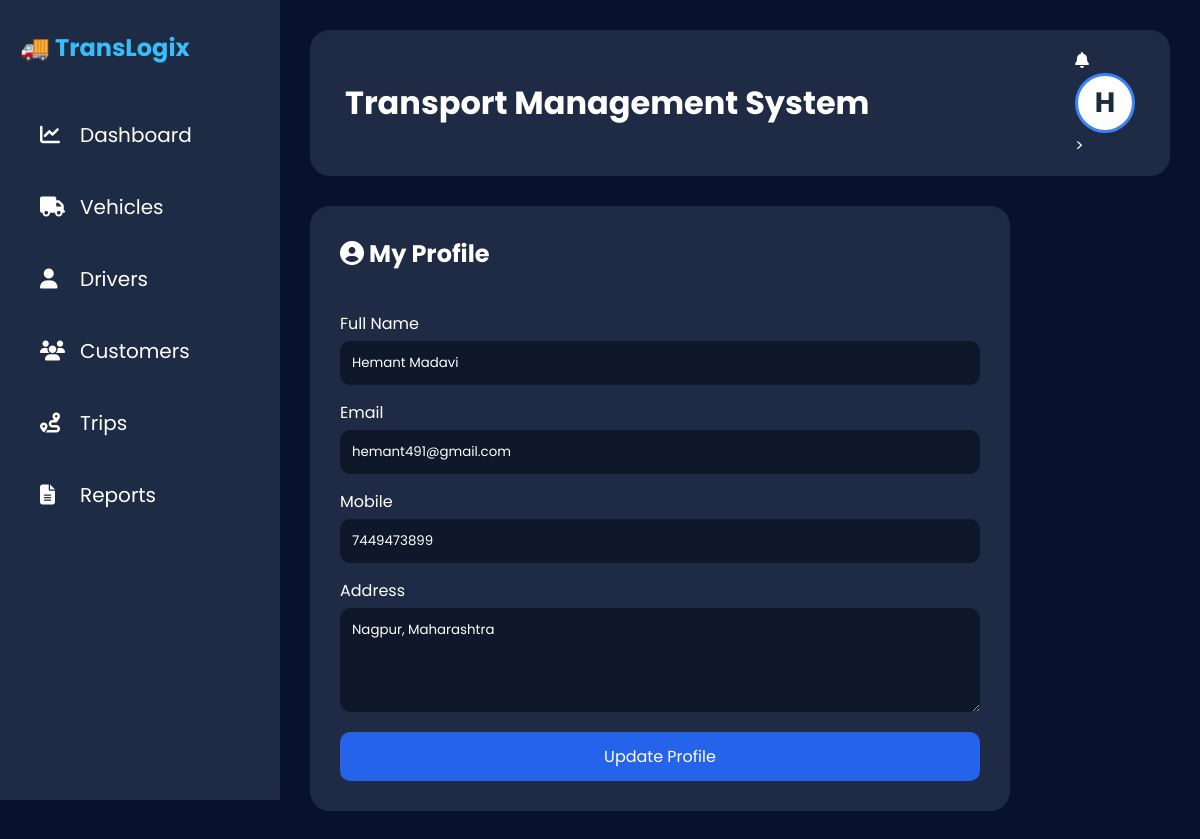
The page /profile (signed in) on the database its author committed.
### app.py (models this page shows)
class User(db.Model):
    id = db.Column(db.Integer, primary_key=True)
    username = db.Column(db.String(100), unique=True, nullable=False)
    password = db.Column(db.String(100), nullable=False)
    full_name = db.Column(db.String(100))
    email = db.Column(db.String(100))
    mobile = db.Column(db.String(20))
    address = db.Column(db.Text)

### app.py (the view, shortened to what this page needs)
@app.route("/profile", methods=["GET", "POST"])
def profile():
    user = User.query.get(session.get("user_id"))
    if not user:
        return redirect(url_for("login"))
    return render_template("profile.html", user=user)
    return render_template(
        "profile.html",
        user=user
    )

### app.py (called while the page is built)
@app.context_processor
def inject_user():
    user = None
    if session.get("user_id"):
        user = User.query.get(session["user_id"])
    return dict(current_user=user)

### templates/profile.html
{% extends "base.html" %}
{% block content %}
<div class="profile-card">
    <h2>
        <i class="fas fa-user-circle"></i>
        My Profile
    </h2>
    <form method="POST">
        <label>Full Name</label>
        <input
            type="text"
            name="full_name"
            value="{{ user.full_name or '' }}"
            required>
        <label>Email</label>
        <input
            type="email"
            name="email"
            value="{{ user.email or '' }}">
        <label>Mobile</label>
        <input
            type="text"
            name="mobile"
            value="{{ user.mobile or '' }}">
        <label>Address</label>
        <textarea
            name="address"
            rows="4">{{ user.address or '' }}</textarea>
        <button type="submit">
            Update Profile
        </button>
    </form>
</div>
{% endblock %}

### templates/base.html (shortened to what this page needs)
<!DOCTYPE html>
<html lang="en">
<head>
    <link rel="stylesheet"
          href="{{ url_for('static', filename='css/style.css') }}">
    <link rel="stylesheet"
          href="https://cdnjs.cloudflare.com/ajax/libs/font-awesome/6.5.1/css/all.min.css">
</head>
<body>
    <aside class="sidebar">
        <div class="logo">
            🚚 <span>TransLogix</span>
        </div>
        <ul class="sidebar-menu">
            <li>
                <a href="{{ url_for('dashboard') }}">
                    <i class="fas fa-chart-line"></i>
                    <span>Dashboard</span>
                </a>
            </li>
            <li>
                <a href="{{ url_for('vehicles') }}">
                    <i class="fas fa-truck"></i>
                    <span>Vehicles</span>
                </a>
            </li>
            <li>
                <a href="{{ url_for('drivers') }}">
                    <i class="fas fa-user"></i>
                    <span>Drivers</span>
                </a>
            </li>
            <li>
                <a href="{{ url_for('customers') }}">
                    <i class="fas fa-users"></i>
                    <span>Customers</span>
                </a>
            </li>
            <li>
                <a href="{{ url_for('trips') }}">
                    <i class="fas fa-route"></i>
                    <span>Trips</span>
                </a>
            </li>
            <li>
                <a href="{{ url_for('reports') }}">
                    <i class="fas fa-file-alt"></i>
                    <span>Reports</span>
                </a>
            </li>
        </ul>
    </aside>
    <main class="main-content">
        <div class="navbar">
            <div class="nav-title">
                <h1>Transport Management System</h1>
            </div>
            <div class="nav-right">
                <div class="notification">
                    <i class="fas fa-bell"></i>
                </div>
                <div class="profile-menu">
                  <div class="profile-pic profile-avatar" onclick="toggleMenu()">
{% if current_user and current_user.full_name %}
    {{ current_user.full_name[0].upper() }}
{% elif current_user %}
    {{ current_user.username[0].upper() }}
{% else %}
    A
{% endif %}
</div>
</div>
                    >
                </div>
            </div>
        {% block content %}
        {% endblock %}
    </main>
</body>
</html>

### static/css/style.css (style rules this page uses)
* { margin:0; padding:0; box-sizing:border-box; font-family:'Poppins',sans-serif; }
body { background:#08122d; color:white; display:flex; min-height:100vh; }
.sidebar { width:280px; background:#1e2b45; min-height:100vh; padding:30px 20px; position:fixed; left:0; top:0; }
.logo { font-size:24px; font-weight:700; color:#38bdf8; margin-bottom:40px; }
.sidebar ul { list-style:none; }
.sidebar ul li { margin-bottom:12px; }
.sidebar ul li a { text-decoration:none; color:white; display:flex; align-items:center; gap:15px; padding:15px 20px; border-radius:15px; transition:.3s; font-size:20px; }
.sidebar ul li a i { width:25px; }
.main-content { margin-left:280px; width:calc(100% - 280px); padding:30px; }
.navbar { background:#1f2a44; border-radius:20px; padding:18px 35px; display:flex; justify-content:space-between; align-items:center; margin-bottom:30px; }
.navbar h1 { font-size:32px; font-weight:700; }
.profile-menu { position:relative; }
.profile-pic { width:60px; height:60px; border-radius:50%; cursor:pointer; border:3px solid #3b82f6; object-fit:cover; }
.profile-card { background:#1f2a44; padding:30px; border-radius:20px; max-width:700px; }
.profile-card h2 { margin-bottom:25px; }
.profile-card form { display:flex; flex-direction:column; }
.profile-card label { margin-top:15px; margin-bottom:5px; }
.profile-card input, .profile-card textarea { padding:12px; border:none; border-radius:10px; background:#0f172a; color:white; }
.profile-card button { margin-top:20px; padding:12px; border:none; border-radius:10px; background:#2563eb; color:white; cursor:pointer; font-size:16px; }
.profile-avatar { width:60px; height:60px; border-radius:50%; background:#ffffff; color:#1e293b; display:flex; justify-content:center; align-items:center; font-size:28px; font-weight:700; cursor:pointer; border:3px solid #3b82f6; }

### rows shown on the page
User: full_name "H", full_name "Hemant Madavi", email "hemant491@gmail.com", mobile "7449473899", address "Nagpur, Maharashtra"
